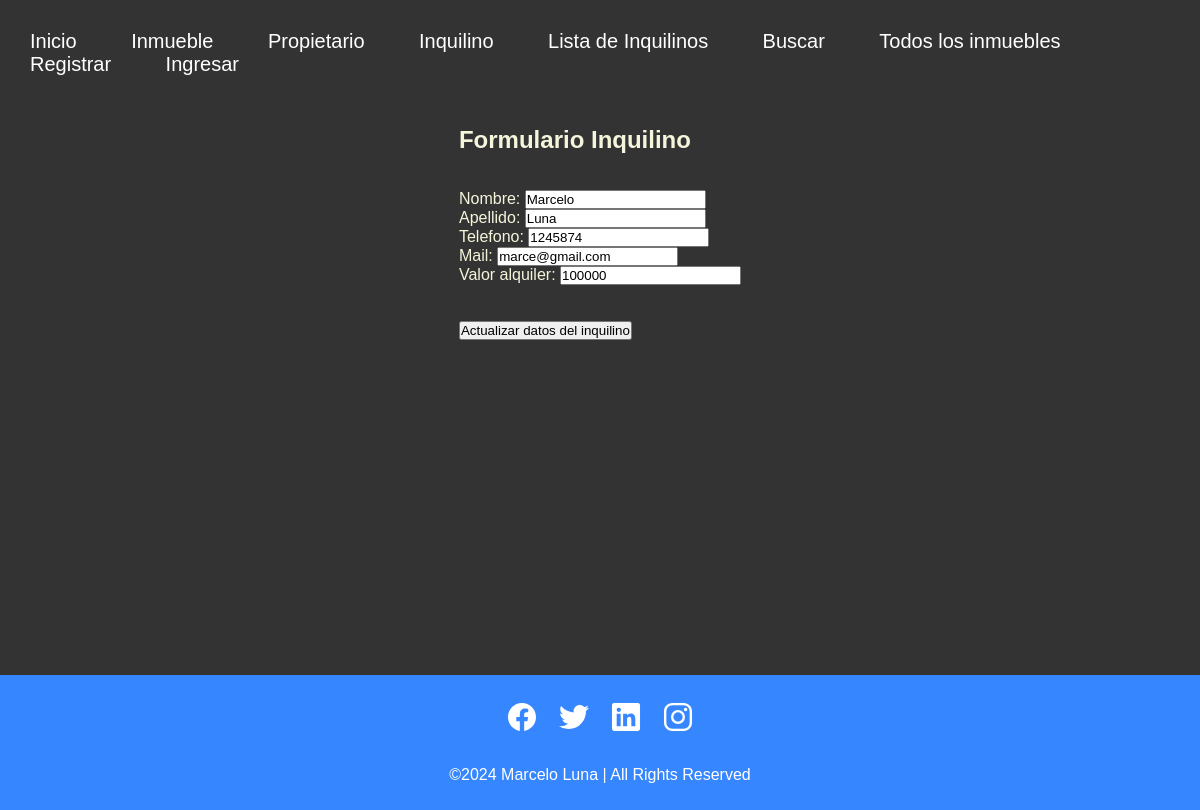
Before: /actualiza-inquilino/1 with the older database file.
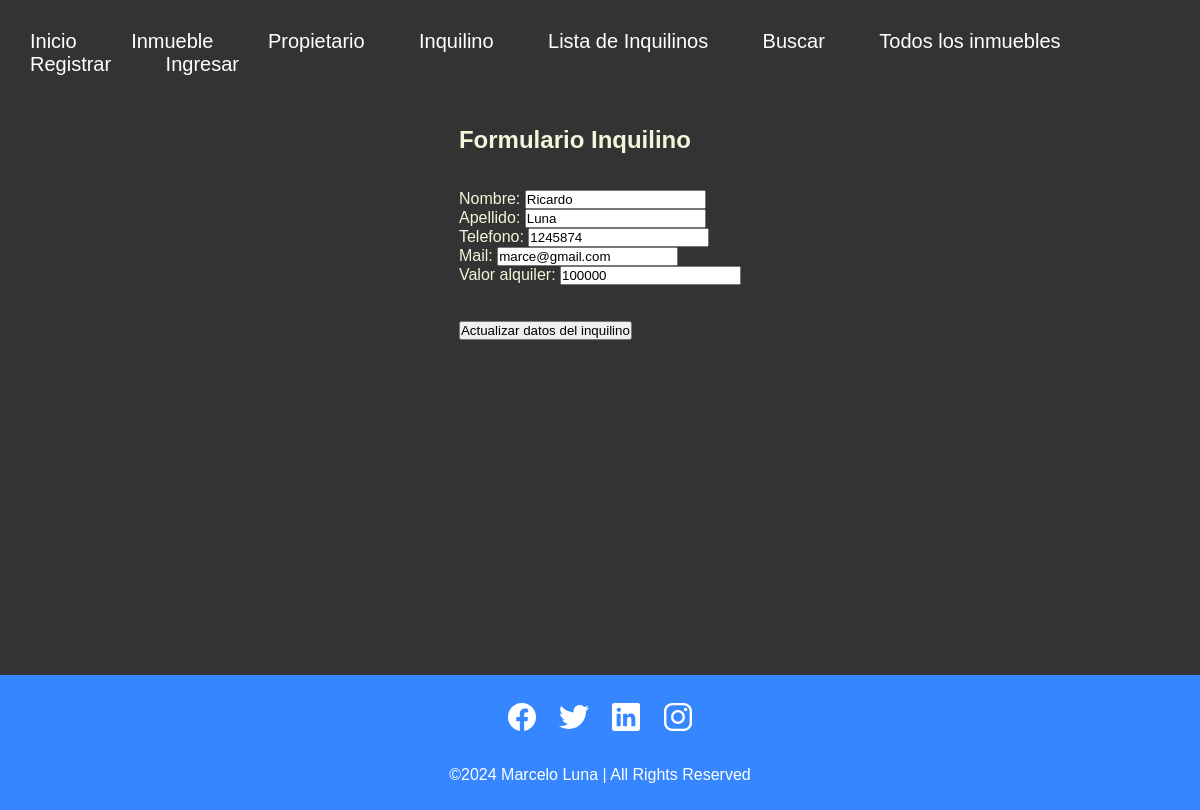
After: the same page with the newer database file.
### app/models.py (models this page shows, shortened)
class Inquilino(models.Model):
    nombre = models.CharField(max_length=30)
    apellido = models.CharField(max_length=30)
    telefono = models.IntegerField()
    mail = models.EmailField()
    valor_alquiler = models.IntegerField()

### app/views.py (the view)
# urls.py: path('actualiza-inquilino/<pk>', InquilinoUpdate.as_view(), name='actualizar_inquilino'),
class InquilinoUpdate (UpdateView):
    model = Inquilino
    template_name = 'inquilino_update.html'
    fields = ('__all__') # declarado de esta manera indicamos que se visualizan todos los campos.
    success_url = '/lista-inquilino/'
    context_object_name = 'inquilino'

### app/templates/inquilino_update.html
{% extends 'padre.html' %}
{% block contenido_que_cambia %}
<form class="form" action="{% url 'actualizar_inquilino' inquilino.id %}" method="post"> {% csrf_token %}
    <h2>Formulario Inquilino</h2>
    <br>
    <br>
    {{form.as_p}}
    <br>
    <br>
    <button type="submit">Actualizar datos del inquilino</button>
 </form>
{% endblock contenido_que_cambia %}

Changed rows visible on the page:
changed Inquilino "Luna": nombre "Marcelo" → "Ricardo"
